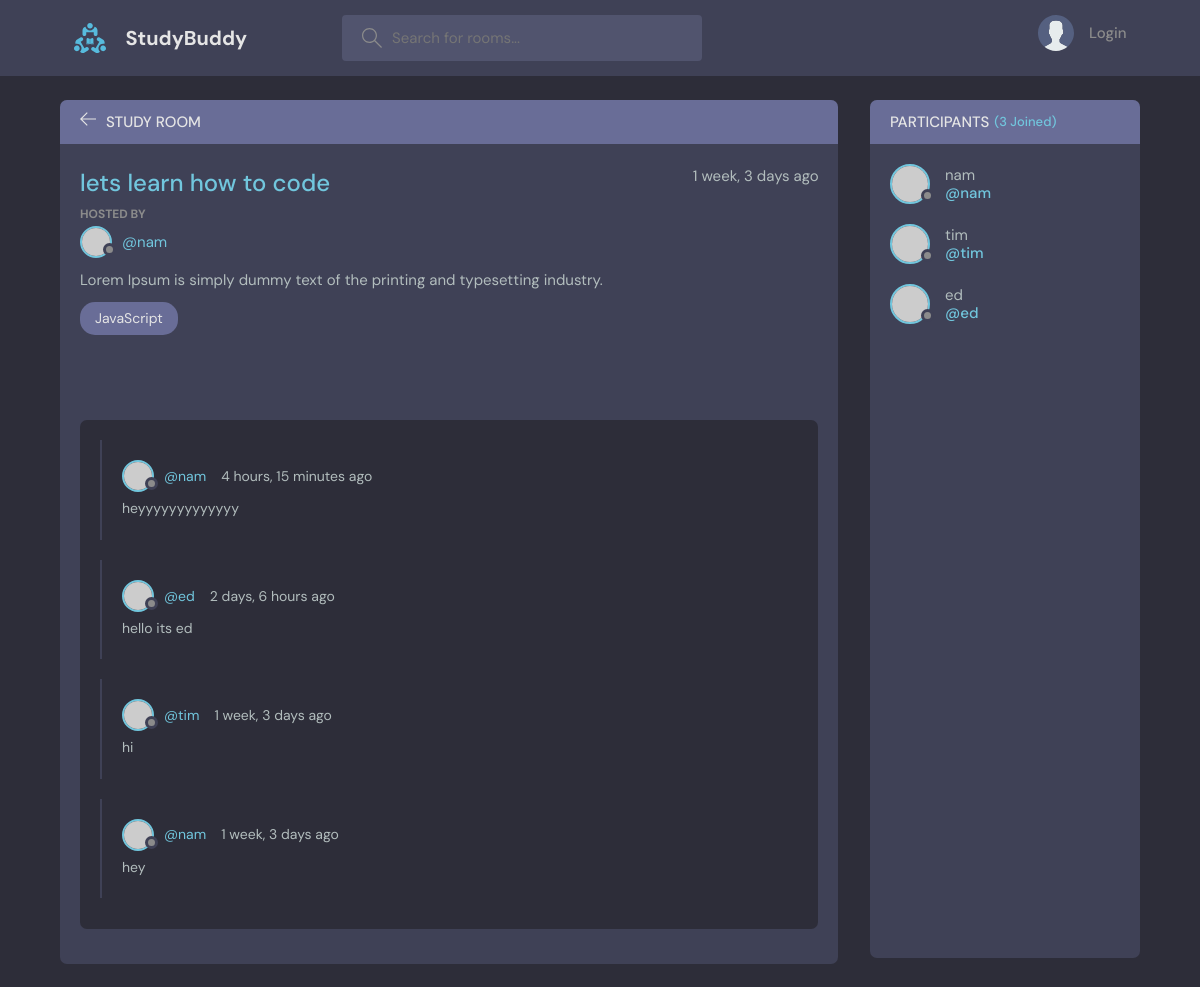
The page /room/1/ on the database its author committed.
### base/models.py (models this page shows, shortened)
class Room(models.Model):
    host = models.ForeignKey(User, on_delete=models.SET_NULL, null=True)
    topic = models.ForeignKey(Topic, on_delete=models.SET_NULL, null=True)
    name = models.CharField(max_length=200)
    description = models.TextField(null=True, blank=True)
    participants = models.ManyToManyField(User, related_name='participants', blank=True)
    updated = models.DateTimeField(auto_now=True)
    created = models.DateTimeField(auto_now_add=True)
    class Meta:
        ordering = ['-updated', '-created']

class Topic(models.Model):
    name = models.CharField(max_length=200)
    def __str__(self):
        return self.name

class Message(models.Model):
    user = models.ForeignKey(User, on_delete=models.CASCADE)
    room = models.ForeignKey(Room, on_delete=models.CASCADE)
    body = models.TextField()
    updated = models.DateTimeField(auto_now=True)
    created = models.DateTimeField(auto_now_add=True)
    class Meta:
        ordering = ['-updated', '-created']

### base/views.py (the view, shortened to what this page needs)
# urls.py: path('room/<str:pk>/', views.room, name="room"),
def room(request, pk):
    room = Room.objects.get(id=pk)
    messages = room.message_set.all().order_by('-created')
    participants = room.participants.all()
    context = {
        'room': room,
        'room_messages': messages,
        'participants': participants
    }
    return render(request, 'base/room.html', context)

### base/templates/base/room.html (shortened to what this page needs)
{% extends 'main.html' %}
{% block content %}
<main class="profile-page layout layout--2">
    <div class="container">
        <div class="room">
            <div class="room__top">
            <div class="room__topLeft">
              <a href="{% url 'home' %}">
                <svg version="1.1" xmlns="http://www.w3.org/2000/svg" width="32" height="32" viewBox="0 0 32 32">
                  <title>arrow-left</title>
                  <path
                    d="M13.723 2.286l-13.723 13.714 13.719 13.714 1.616-1.611-10.96-10.96h27.625v-2.286h-27.625l10.965-10.965-1.616-1.607z"
                  ></path>
                </svg>
              </a>
              <h3>Study Room</h3>
            </div>
            </div>
            <div class="room__box scroll">
            <div class="room__header scroll">
              <div class="room__info">
                <h3>{{room.name}}</h3>
                <span>{{room.created|timesince}} ago</span>
              </div>
              <div class="room__hosted">
                <p>Hosted By</p>
                <a href="{% url 'user-profile' room.host.id %}" class="room__author">
                  <div class="avatar avatar--small">
                    <img src="https://randomuser.me/api/portraits/men/37.jpg" />
                  </div>
                  <span>@{{room.host.username}}</span>
                </a>
              </div>
              <div class="room__details">
                {{room.description}}
              </div>
              <span class="room__topics">{{room.topic}}</span>
            </div>
            <div class="room__conversation">
              <div class="threads scroll">
                {% for message in room_messages %}
                    <div class="thread">
                        <div class="thread__top">
                            <div class="thread__author">
                                <a href="{% url 'user-profile' message.user.id %}" class="thread__authorInfo">
                                    <div class="avatar avatar--small">
                                    <img src="https://randomuser.me/api/portraits/men/37.jpg" />
                                    </div>
                                    <span>@{{message.user}}</span>
                                </a>
                                <span class="thread__date">{{message.created|timesince}} ago</span>
                            </div>
                        </div>
                        <div class="thread__details">
                            {{message.body}}
                        </div>
                    </div>
                {% endfor %}
            </div>
          </div>
          <div class="room__message">
          </div>
            </div>
        </div>
        <div class="participants">
        <h3 class="participants__top">Participants <span>({{participants.count}} Joined)</span></h3>
        <div class="participants__list scroll">
          {% for user in participants %}
              <a href="{% url 'user-profile' user.id %}" class="participant">
                  <div class="avatar avatar--medium">
                      <img src="https://randomuser.me/api/portraits/men/37.jpg" />
                  </div>
                  <p>
                      {{user.username}}
                      <span>@{{user.username}}</span>
                  </p>
              </a>
          {% endfor %}
        </div>
        </div>
    </div>
</main>
{% endblock content %}

### rows shown on the page
Room: name "lets learn how to code", created "1 week, 3 days", host.username "nam", description "Lorem Ipsum is simply dummy text of the printing and typesetting industry.", topic "JavaScript"
Message: user "nam", created "4 hours, 15 minutes", body "heyyyyyyyyyyyyy"
Message: user "ed", created "2 days, 6 hours", body "hello its ed"
Message: user "tim", created "1 week, 3 days", body "hi"
Message: user "nam", created "1 week, 3 days", body "hey"

### other values the page prints
{{ participants.count }} "3"
{{ user.username }} "nam"
{{ user.username }} "tim"
{{ user.username }} "ed"
